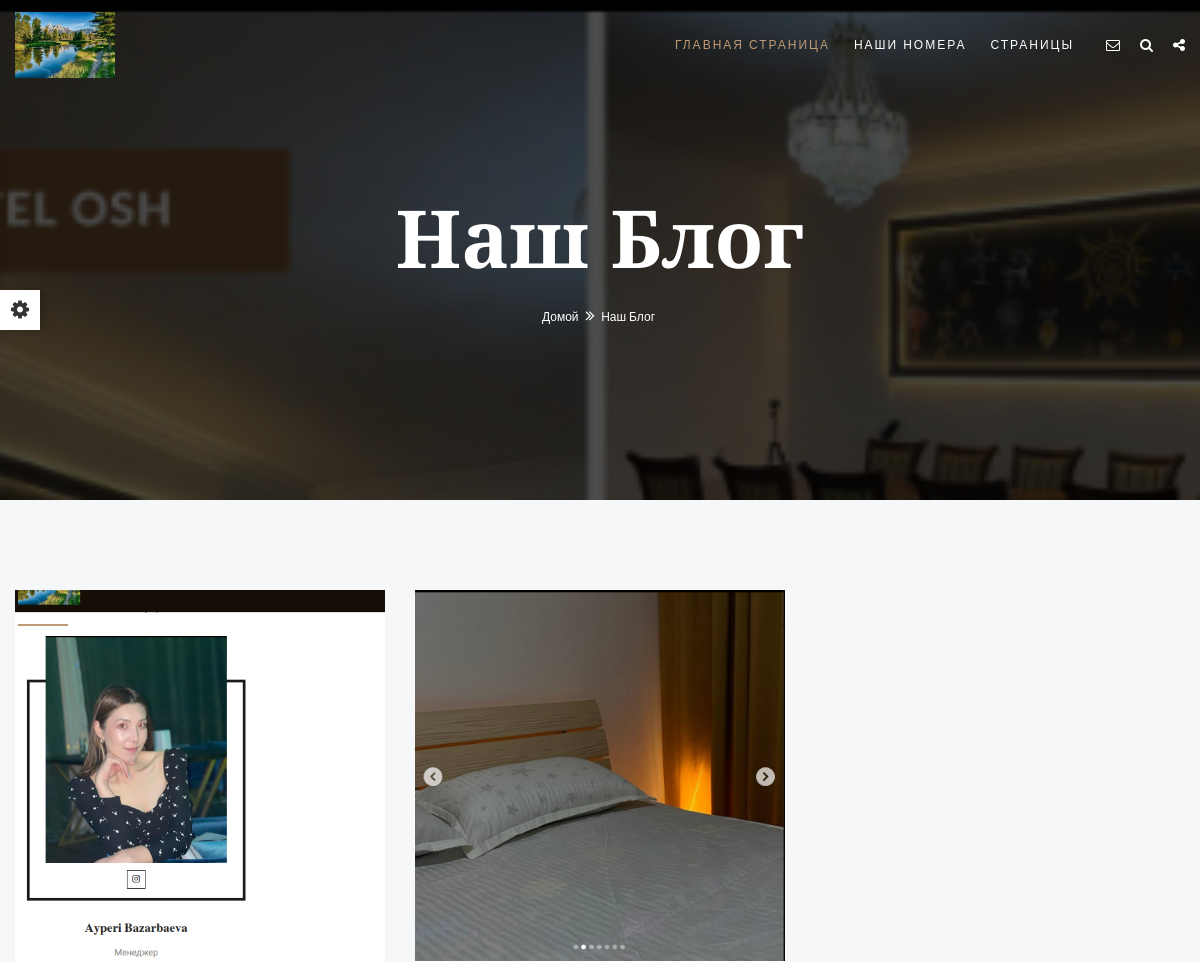
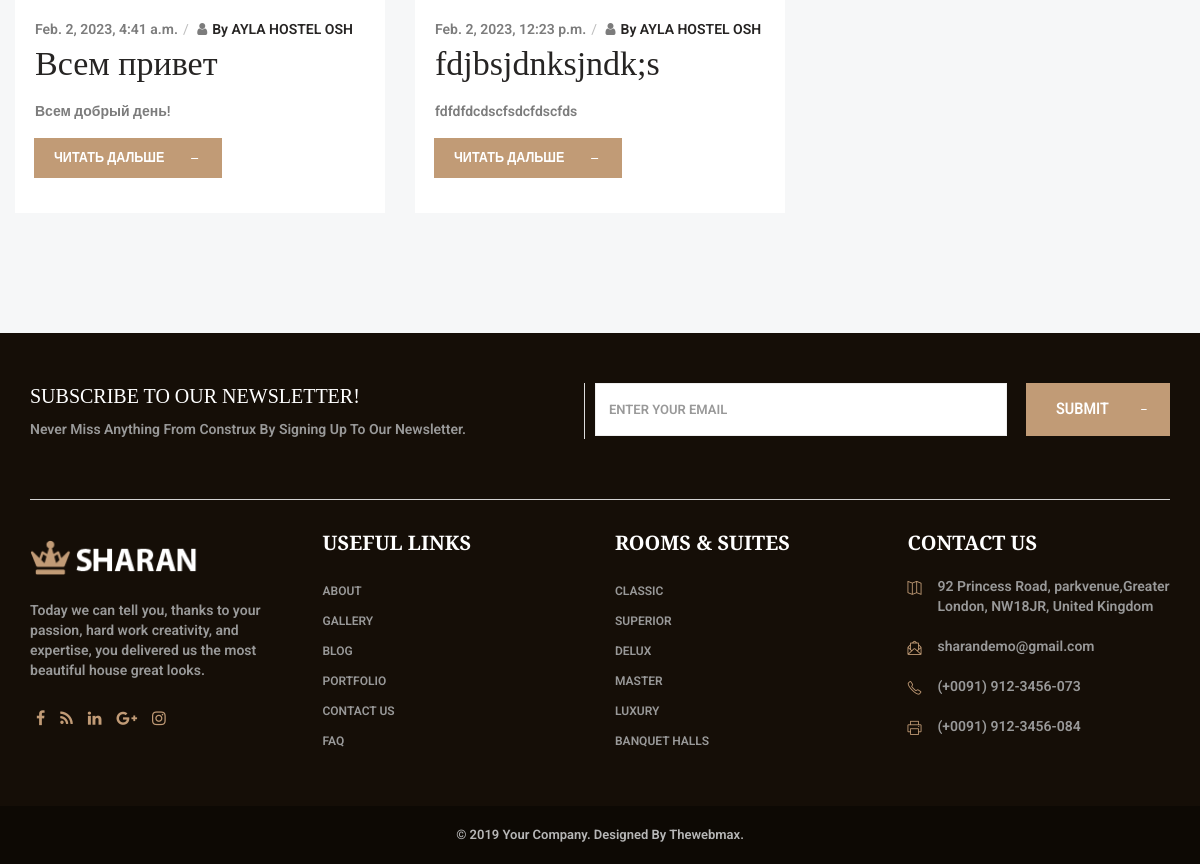
Screenshot of /blog/ with the database file from the repository (2 pictures, top to bottom).
### apps/settings/models.py (models this page shows, shortened)
class Setting(models.Model):
    title = models.CharField(
        max_length=255,
        verbose_name="Название"
    )
    description = models.TextField(
        verbose_name="Описание",
        blank = True, null = True
    )
    logo = models.ImageField(
        upload_to="logos/",
        verbose_name="Логотип сайта"
    )
    class Meta:
        verbose_name = "Настройка сайта"
        verbose_name_plural = "Настройки сайта"

### apps/blog/models.py (models this page shows, shortened)
class BackroundBlog(models.Model):
    image = models.ImageField(upload_to="backround/", verbose_name="Задний фон")
    class Meta:
        verbose_name = "Задний фон страницы <<Наш Блог>>"
        verbose_name_plural = "Задний фон страницы  <<Наш Блог>>"

class Blog(models.Model):
    title = models.CharField(max_length=255,verbose_name="О Блоге")
    descriptions = models.TextField(verbose_name="Описание о Блоге")
    blog_time = models.DateTimeField(auto_now_add = True)
    image1 = models.ImageField(upload_to="about", verbose_name="Первая фотография блога", blank=True, null=True)
    image2 = models.ImageField(upload_to="about", verbose_name="Вторая фотография блога", blank=True, null=True)
    image3 = models.ImageField(upload_to="about", verbose_name="Третья фотография блога", blank=True, null=True)
    image4 = models.ImageField(upload_to="about", verbose_name="Четвертая фотография блога", blank=True, null=True)
    image5 = models.ImageField(upload_to="about", verbose_name="Пятая фотография блога", blank=True, null=True)
    class Meta:
        verbose_name = "Настройка Блога"
        verbose_name_plural = "Настройки Новостей"

### apps/blog/views.py (the view)
# urls.py: 2. Add a URL to urlpatterns:  path('blog/', include('blog.urls'))
def blog(request):
    contact = Contact.objects.latest('id')
    setting = Setting.objects.latest('id')
    backround = BackroundBlog.objects.latest('id')
    blog = Blog.objects.all()
    context = {
        'contact':contact,
        'setting' : setting,
        'backround' : backround,
        'blog' : blog,
    }
    return render(request, 'news-grid.html', context)

### templates/news-grid.html (shortened to what this page needs)
{% extends 'homepage.html'%}
{% load static %}
{% block content%}
	<div class="page-wraper">
        {% include 'include/header.html'%}
        <div class="page-content">
            <div class="wt-bnr-inr overlay-wraper bg-parallax bg-top-center"  data-stellar-background-ratio="0.5"  style="background-image:url({{backround.image.url}});">
            	<div class="overlay-main bg-black opacity-07"></div>
                <div class="container">
                    <div class="wt-bnr-inr-entry">
                    	<div class="banner-title-outer">
                        	<div class="banner-title-name">
                        		<h2 class="text-white  font-80 font-weight-900">Наш Блог</h2>
                            </div>
                        </div>
                            <div>
                                <ul class="wt-breadcrumb breadcrumb-style-2">
                                    <li><a href="{% url 'index'%}">Домой</a></li>
                                    <li>Наш Блог</li>
                                </ul>
                            </div>
                    </div>
                </div>
            </div>
            <div class="section-full p-tb90 bg-gray">
                <div class="portfolio-wrap mfp-gallery news-grid clearfix">
                        <div class="row">
                            {% for blog in blog%}
                            <div class="masonry-item cat-1 col-lg-4 col-md-6 col-sm-6 m-b30">
                                <div class="wt-img-effect ">
                                    <img src="{{blog.image1.url}}" alt="">
                                </div>
                                <div class="p-a20 bg-white">
                                    <div class="wt-post-info">
                                        <div class="wt-post-meta ">
                                            <ul>
                                                <li class="post-date"><strong>{{blog.blog_time}}</li>
                                                <li class="post-author"><i class="fa fa-user"></i><a href="{% url 'blog_detail' blog.id%}">By <span>{{setting.title}}</span></a> </li>
                                            </ul>
                                        </div>
                                        <div class="wt-post-title ">
                                            <h3 class="post-title"><a href="{% url 'blog_detail' blog.id%}" class="  m-t0">{{blog.title}}</a></h3>
                                        </div>
                                        <div class="wt-post-text">
                                            <p>{{blog.descriptions}}</p>
                                        </div>
                                        <a href="{% url 'blog_detail' blog.id%}" class="btn-half site-button button-md m-b15"><span>Читать дальше</span><em></em></a>
                                    </div>
                                </div>
                            </div>
                            {% endfor%}
                        </div>
                    </div>
            </div>
        </div>
        {% include 'include/footer.html'%}
    </div>
{% endblock%}

### templates/include/header.html (shortened to what this page needs)
{% load static %}
<header class="site-header header-style-1">
    <div class="sticky-header main-bar-wraper">
        <div class="main-bar bg-white p-t5">
            <div class="container">
                <div class="logo-header">
                    <div class="logo-header-inner logo-header-one">
                        <a href="{% url 'index'%}">
                            <img src="{{setting.logo.url}}" width = '100px' alt="" />
                        </a>
                    </div>
                </div>
                    <div class="extra-nav">
                        <div class="extra-cell">
                            <a href="{% url 'contact'%}" class="contact-slide-show text-white"><i class="fa fa-envelope-o"></i></a>
                        </div>
                        <div class="extra-cell">
                            <a href="#search" class=" text-white">
                                <i class="fa fa-search"></i>
                            </a>
                        </div>
                        <div class="extra-cell">
                            <a href="javascript:;" class="socialicon_show  text-white">
                                <i class="fa fa-share-alt"></i>
                            </a>
                        </div>
                    </div>
                    <div class="header-nav navbar-collapse collapse">
                        <ul class=" nav navbar-nav">
                            <li class="active">
                                <a href="{% url 'index'%}">Главная страница</a>
                            </li>
                            <li>
                                <a href="{% url 'rooms'%}">Наши номера</a>
                            </li>
                            <li class="submenu-direction">
                                <a >Страницы</a>
                            </li>
                        </ul>
                    </div>
            </div>
        </div>
    </div>
</header>

### static/css/skin/skin-1.css (style rules this page uses)
.site-button { background-color:#c19b76; }
h1 a:hover, h2 a:hover, h3 a:hover, h4 a:hover, h5 a:hover, h6 a:hover, .text-primary, ul.primary li::before, button.scroltop, .header-nav .nav > li:hover > a, .header-nav .nav > li .sub-menu li a:hover, .header-nav .nav > li .sub-menu li:hover > a, .header-nav .nav > li .mega-menu > li ul a:hover, .header-nav .nav > li.active > a, .header-nav .nav > li.current-menu-item > a, .header-nav .nav li.has-child.nav-active > a, ol.comment-list li.comment .reply a, .masonry-filter > li.active a, .masonry-filter > li a:hover, .masonry-filter > li a:active, .masonry-filter > li a:focus, .nav-dark.header-nav .nav > li .sub-menu li a:hover, .site-button-link::after, .owl-carousel .owl-nav button.owl-prev:hover, .owl-carousel .owl-nav button.owl-prev:active, .owl-carousel .owl-nav button.owl-prev:focus, .owl-carousel .owl-nav button.owl-nextt:hover, .owl-carousel .owl-nav button.owl-next:active, .owl-carousel .owl-nav button.owl-next:focus, .our-team-two ul li a:hover, .testimonial-5 .testimonial-paragraph .fa-quote-left, .f-social-link.social-icons li a, .footer-link ul li a:after, .site-footer .widget-section > ul > li a:hover, .has-child .submenu-toogle, .nav-dark.header-nav .nav > li > a:hover, .nav-dark.header-nav .nav > li > a:active, .nav-dark.header-nav .nav > li > a:focus, .btn-filter-wrap li.btn-active, .btn-filter-wrap2 li.btn-active, .footer-dark .footer-top a:active, .footer-dark .footer-top a:focus, .footer-dark .footer-top a:hover, .room-rent-section-outer.room-style-2 a:hover, .wt-tabs.vertical.bg-tabs .nav-tabs > li.active > a , .footer-dark .social-icons li a, .footer-light .social-icons li a, .side-social-nav a:hover, .extra-nav .extra-cell a:hover { color:#c19b76; }
.site-button:after, .site-button:before, .tp-thumbs-inner-wrapper .tp-thumb.selected:after, ol.comment-list li.comment .comment-body, .header-nav .nav > li .sub-menu, .wt-tabs.vertical.bg-tabs .nav-tabs > li.active > a, .wt-tabs .nav-tabs > li.active > a, .wt-tabs .nav-tabs > li.active > a:focus, .wt-tabs .nav-tabs > li.active > a:hover, .wt-tabs.vertical .nav-tabs li.active a { border-color:#c19b76; }

### rows the page displays
Setting: logo (picture), title "AYLA HOSTEL OSH"
BackroundBlog: image (picture)
Blog: image1 (picture), blog_time "Feb. 2, 2023, 4:41 a.m.", title "Всем привет", descriptions "Всем добрый день!"
Blog: image1 (picture), blog_time "Feb. 2, 2023, 12:23 p.m.", title "fdjbsjdnksjndk;s", descriptions "fdfdfdcdscfsdcfdscfds"
